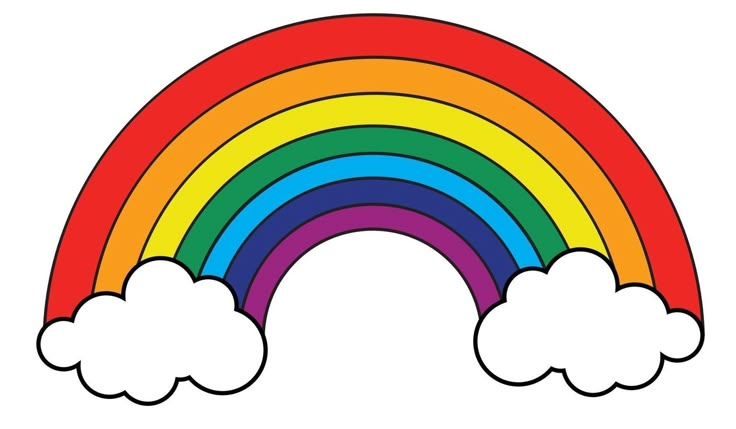
#> input picture Video/image.png, 736 x 429 px
$ jupyter execute codigo.ipynb   (older library calls are emulated)
#> lines starting #> are read from the running program, lines starting #| are printed output that depends on the picture
[cell 1]
import numpy as np
import cv2

# Crear una imagen en escala de grises de 512x512 píxeles
height, width = 512, 512
image = np.zeros((height, width), dtype=np.uint8)

# Dibujar formas geométricas con bordes claros
# Fondo blanco
image[:, :] = 255

# Rectángulo negro en el centro
image[150:350, 150:350] = 0

# Círculo gris
center = (width // 2, height // 2)
radius = 80
cv2.circle(image, center, radius, 100, -1)  # Gris medio (100)

# Líneas diagonales
cv2.line(image, (100, 100), (400, 400), 50, 5)  # Línea gris oscuro
cv2.line(image, (100, 400), (400, 100), 50, 5)  # Línea gris oscuro
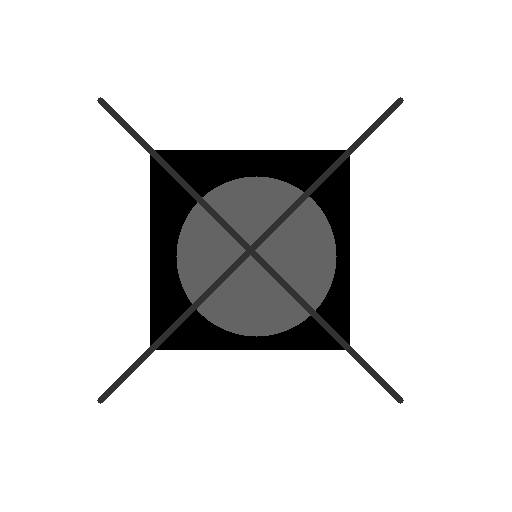
#> image: shape (512, 512); min 0, max 255, mean 222.2

# Guardar la imagen
cv2.imwrite('imagen_ejemplo.jpg', image)
#> Out = True

[cell 2]
import cv2
import numpy as np
import matplotlib.pyplot as plt

# Cargar imagen
imagen = cv2.imread('imagen_ejemplo.jpg', cv2.IMREAD_GRAYSCALE)
#> imagen: shape (512, 512); min 0, max 255, mean 222.2

# Detección de bordes Laplaciano
laplaciano = cv2.Laplacian(imagen, cv2.CV_64F)
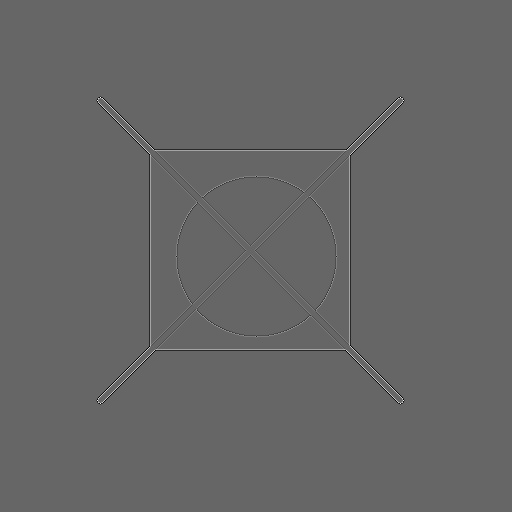
#> laplaciano: shape (512, 512) float64; min -419, max 624, mean 0; drawn with min black and max white
laplaciano = np.uint8(np.absolute(laplaciano))

# Laplaciano del Gaussiano (LoG)
# Aplicar filtro Gaussiano
gaussiano = cv2.GaussianBlur(imagen, (5, 5), 0)
# Aplicar Laplaciano
log = cv2.Laplacian(gaussiano, cv2.CV_64F)
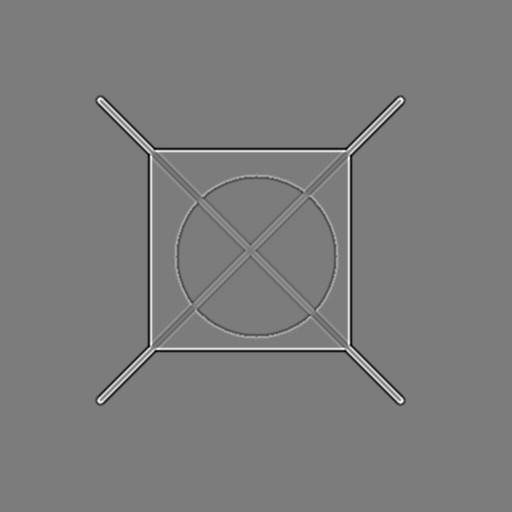
#> log: shape (512, 512) float64; min -59, max 62, mean 0; drawn with min black and max white
log = np.uint8(np.absolute(log))
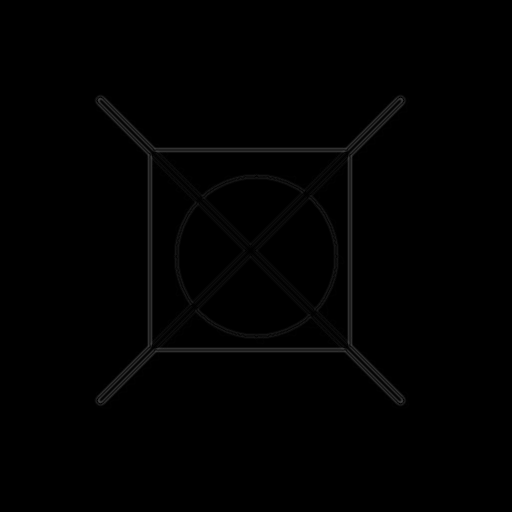
#> log: shape (512, 512); min 0, max 62, mean 1.2

# Mostrar resultados
plt.figure(figsize=(15, 5))

plt.subplot(1, 3, 1)
plt.title('Imagen Original')
plt.imshow(imagen, cmap='gray')
plt.axis('off')

plt.subplot(1, 3, 2)
plt.title('Laplaciano')
plt.imshow(laplaciano, cmap='gray')
plt.axis('off')

plt.subplot(1, 3, 3)
plt.title('Laplaciano del Gaussiano')
plt.imshow(log, cmap='gray')
plt.axis('off')

plt.show()

[cell 3]
import cv2
import numpy as np
import matplotlib.pyplot as plt
imagen = cv2.imread('image.png', cv2.IMREAD_GRAYSCALE)
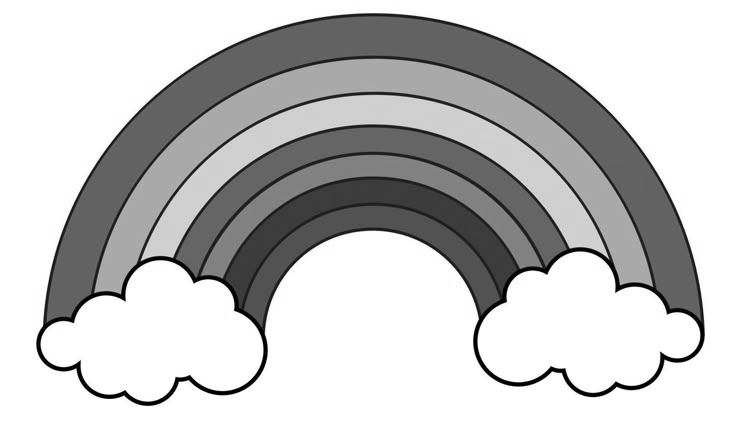
#> imagen: shape (429, 736); min 0, max 255, mean 196.3
# Laplaciano
laplaciano = cv2.Laplacian(imagen, cv2.CV_64F)
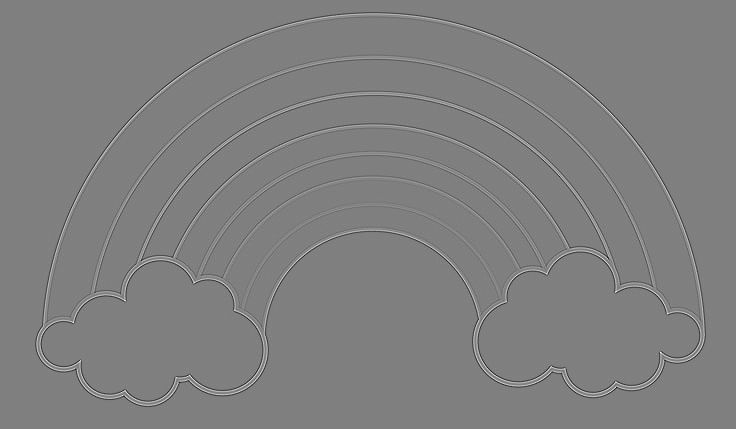
#> laplaciano: shape (429, 736) float64; min -387, max 385, mean 0; drawn with min black and max white
laplaciano = np.uint8(np.absolute(laplaciano))
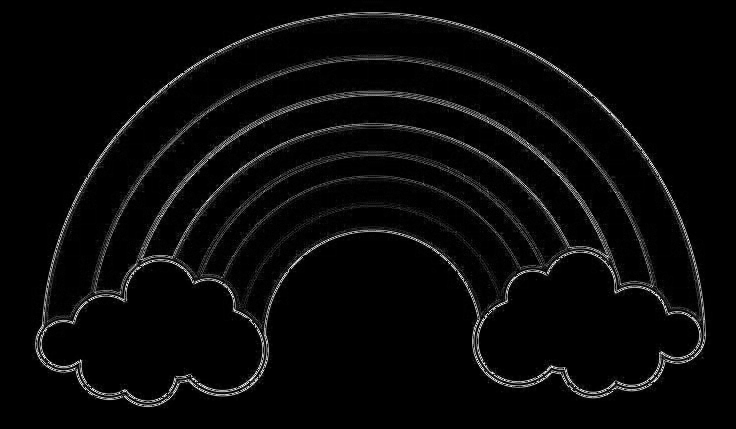
#> laplaciano: shape (429, 736); min 0, max 255, mean 8.8
# Laplaciano del Gaussiano
gaussiano = cv2.GaussianBlur(imagen, (5, 5), 0)
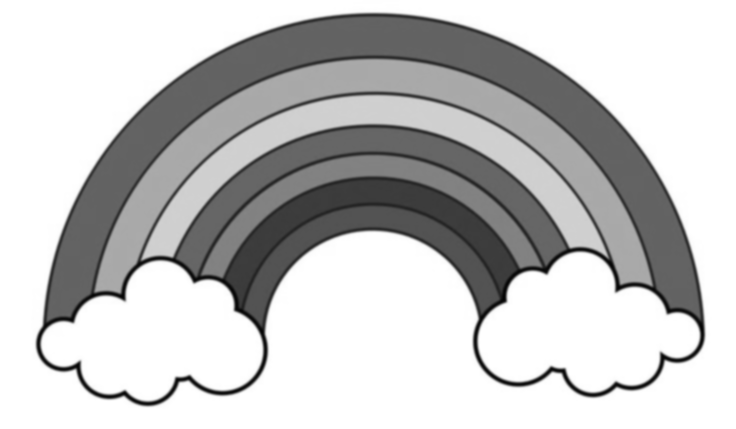
#> gaussiano: shape (429, 736); min 4, max 255, mean 196.3

log = cv2.Laplacian(gaussiano, cv2.CV_64F)
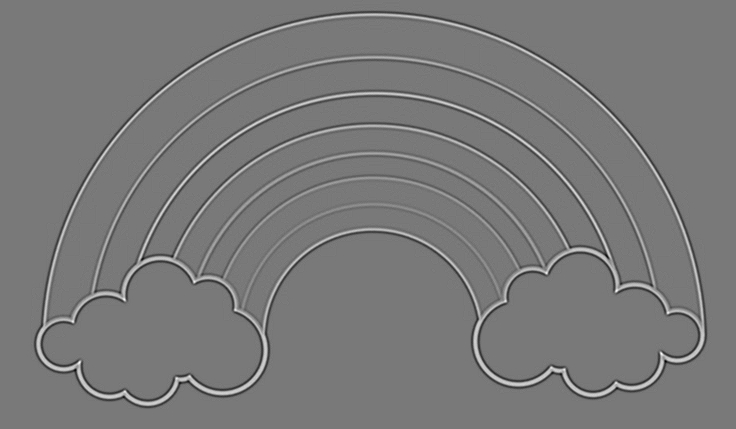
#> log: shape (429, 736) float64; min -80, max 88, mean 0; drawn with min black and max white
log = np.uint8(np.absolute(log))
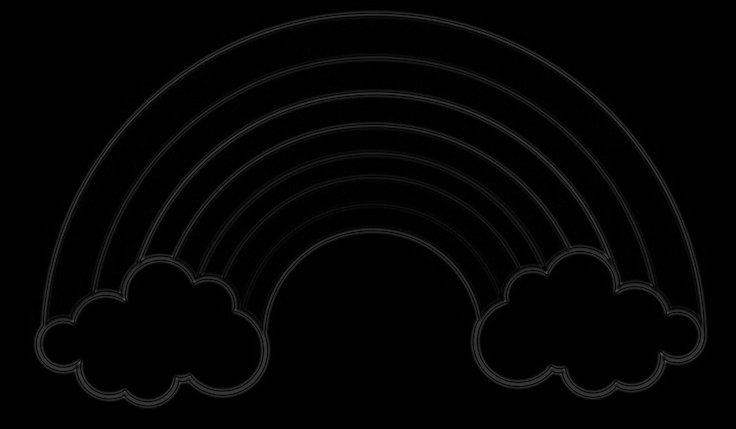
#> log: shape (429, 736); min 0, max 88, mean 3.6

plt.figure(figsize=(15, 5))
plt.subplot(1, 3, 1)
plt.title('Imagen Original')
plt.imshow(imagen, cmap='gray')
plt.subplot(1, 3, 2)
plt.title('Laplaciano')
plt.imshow(laplaciano, cmap='gray')
plt.subplot(1, 3, 3)
plt.title('Laplaciano del Gaussiano')
plt.imshow(log, cmap='gray')

plt.show()

[cell 4]
import cv2
import numpy as np
import matplotlib.pyplot as plt

imagen = cv2.imread('image.png', cv2.IMREAD_GRAYSCALE)

# Laplaciano
laplaciano = cv2.Laplacian(imagen, cv2.CV_64F)
laplaciano = np.uint8(np.absolute(laplaciano))

plt.figure(figsize=(10, 5))
plt.subplot(1, 3, 1)
plt.title('Imagen Original')
plt.imshow(imagen, cmap='gray')

plt.subplot(1, 3, 2)
plt.title('Laplaciano')
plt.imshow(laplaciano, cmap='gray')

plt.show()
